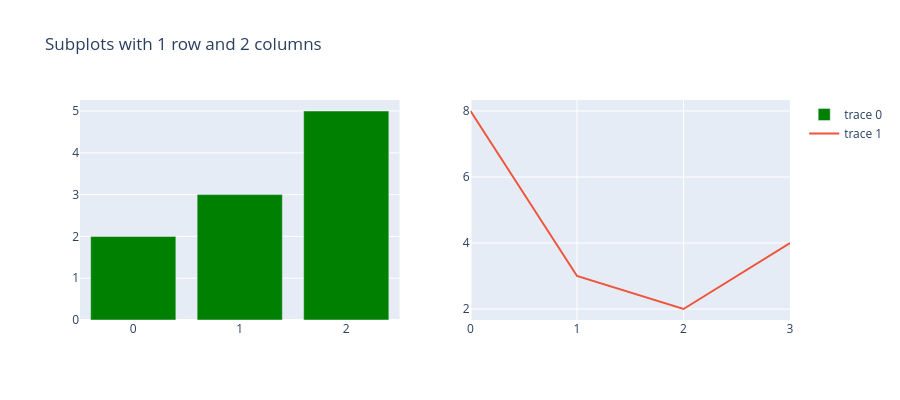

The notebook cell saved with this chart:
### Code cell
import plotly.graph_objects as go
from plotly.subplots import make_subplots

fig = make_subplots(rows=1, cols=2)

fig.add_trace(go.Bar(y=[2,3,5], marker_color="green"), row=1, col=1)
fig.add_trace(go.Scatter(y=[8,3,2,4], mode="lines"), row=1, col=2)

fig.update_layout(title_text="Subplots with 1 row and 2 columns", height=400)

fig.show()

### Figure 1 — Plotly figure (JSON) as saved in the notebook; plotly's stock layout.template omitted (floating-point values rounded to 4 significant figures)
{"data": [{"marker": {"color": "green"}, "type": "bar", "xaxis": "x", "y": [2, 3, 5], "yaxis": "y"}, {"mode": "lines", "type": "scatter", "xaxis": "x2", "y": [8, 3, 2, 4], "yaxis": "y2"}], "layout": {"height": 400, "title": {"text": "Subplots with 1 row and 2 columns"}, "xaxis": {"anchor": "y", "domain": [0, 0.45]}, "xaxis2": {"anchor": "y2", "domain": [0.55, 1]}, "yaxis": {"anchor": "x", "domain": [0, 1]}, "yaxis2": {"anchor": "x2", "domain": [0, 1]}}}
